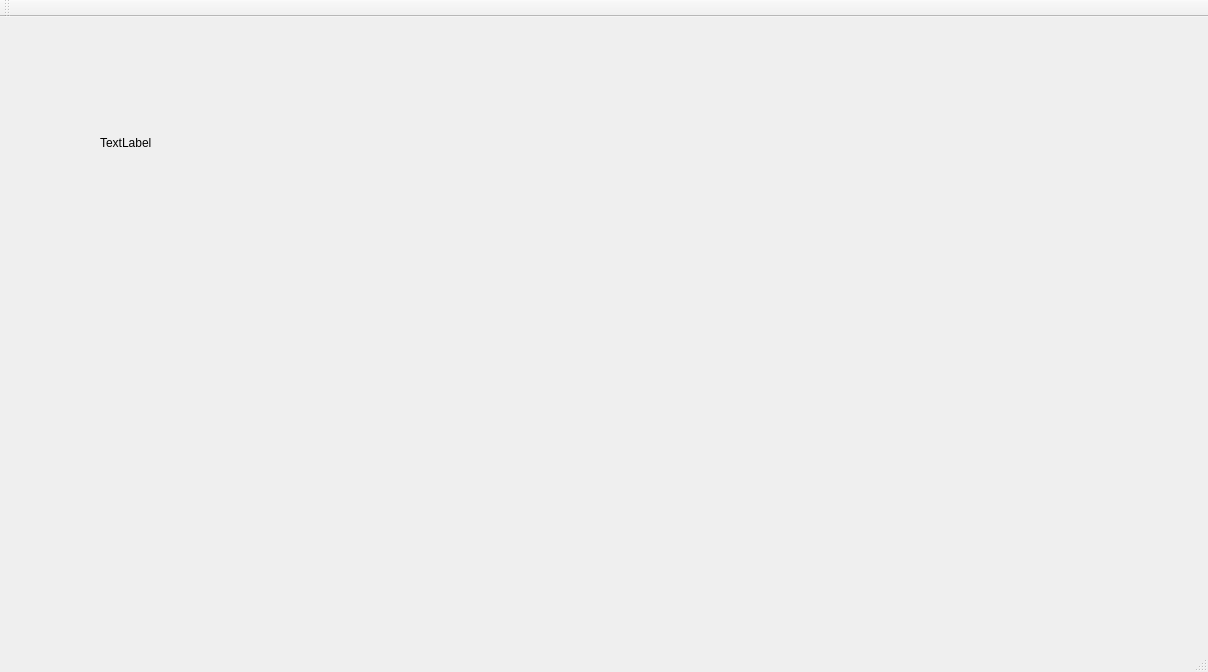
<?xml version="1.0" encoding="UTF-8"?>
<ui version="4.0">
 <class>MainWindow</class>
 <widget class="QMainWindow" name="MainWindow">
  <property name="geometry">
   <rect>
    <x>0</x>
    <y>0</y>
    <width>1208</width>
    <height>672</height>
   </rect>
  </property>
  <property name="windowTitle">
   <string>MainWindow</string>
  </property>
  <widget class="QWidget" name="centralWidget">
   <widget class="QLabel" name="lblLeftmost">
    <property name="geometry">
     <rect>
      <x>100</x>
      <y>50</y>
      <width>151</width>
      <height>151</height>
     </rect>
    </property>
    <property name="text">
     <string>TextLabel</string>
    </property>
   </widget>
  </widget>
  <widget class="QMenuBar" name="menuBar">
   <property name="geometry">
    <rect>
     <x>0</x>
     <y>0</y>
     <width>1208</width>
     <height>25</height>
    </rect>
   </property>
  </widget>
  <widget class="QToolBar" name="mainToolBar">
   <attribute name="toolBarArea">
    <enum>TopToolBarArea</enum>
   </attribute>
   <attribute name="toolBarBreak">
    <bool>false</bool>
   </attribute>
  </widget>
  <widget class="QStatusBar" name="statusBar"/>
 </widget>
 <layoutdefault spacing="6" margin="11"/>
 <resources/>
 <connections/>
</ui>
